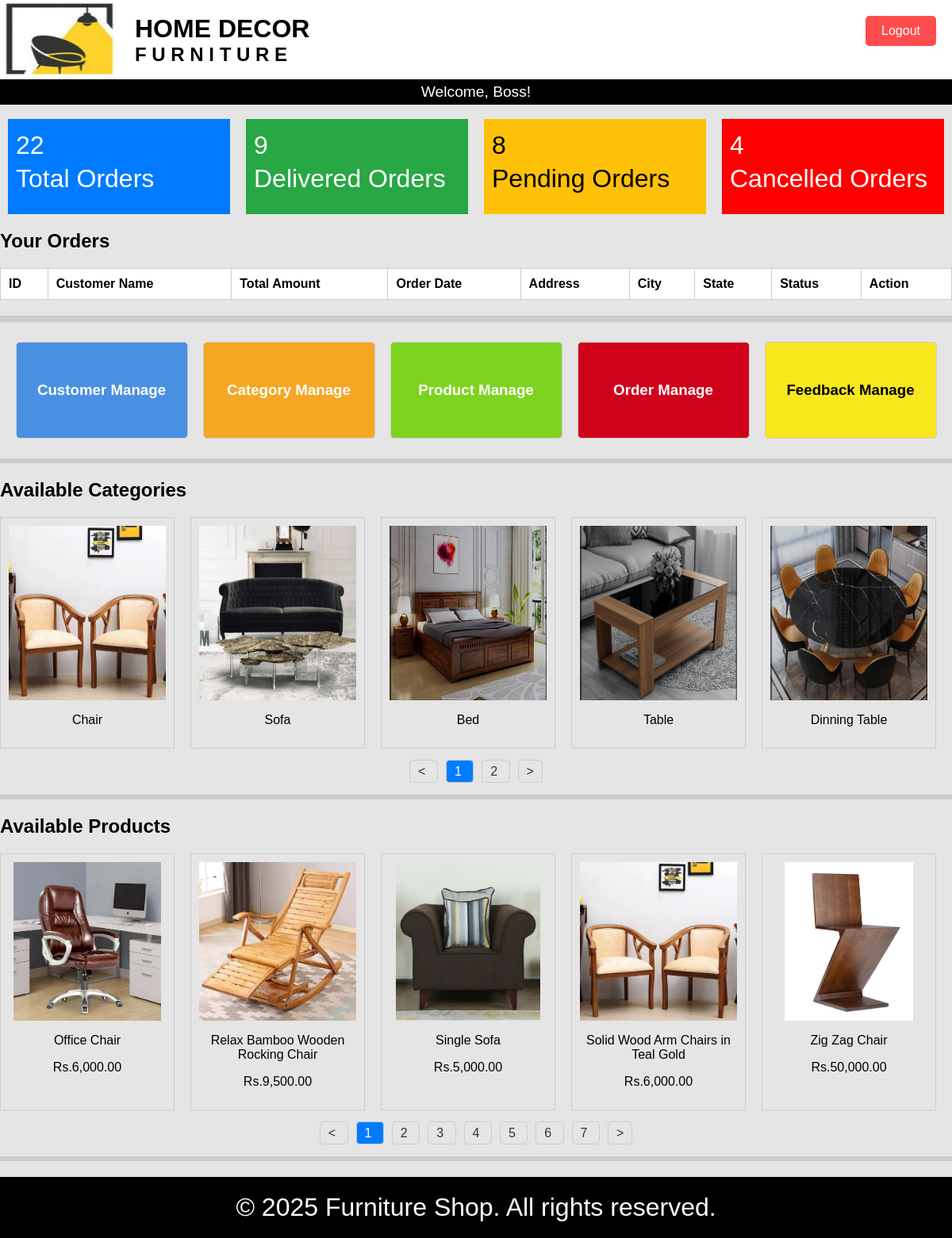
/admin_dash.php (signed in), run on the app's committed database.
### tables this page shows
CREATE TABLE IF NOT EXISTS `category` (
  `id` int NOT NULL AUTO_INCREMENT,
  `name` varchar(50) NOT NULL,
  `img` varchar(255) DEFAULT NULL,
  PRIMARY KEY (`id`)
);

CREATE TABLE IF NOT EXISTS `product` (
  `id` int NOT NULL AUTO_INCREMENT,
  `name` varchar(50) NOT NULL,
  `img` varchar(255) DEFAULT NULL,
  `description` text,
  `price` decimal(10,2) NOT NULL,
  `category_id` int DEFAULT NULL,
  `quantity` int NOT NULL,
  `status` enum('best','normal') NOT NULL DEFAULT 'normal',
  PRIMARY KEY (`id`),
  KEY `category_id` (`category_id`)
);

### admin_dash.php (the view, shortened to what this page needs)
<?php
include 'db.php';
$categoryLimit = 5;
$categoryPage = isset($_GET['category_page']) ? (int)$_GET['category_page'] : 1;
$categoryOffset = ($categoryPage - 1) * $categoryLimit;
$categoryQuery = "SELECT id, name, img FROM category LIMIT $categoryLimit OFFSET $categoryOffset";
$categoryResult = mysqli_query($conn, $categoryQuery);
$totalCategoriesCountQuery = "SELECT COUNT(*) as total FROM category";
$totalCategoriesCount = mysqli_fetch_assoc(mysqli_query($conn, $totalCategoriesCountQuery))['total'];
$totalCategoryPages = ceil($totalCategoriesCount / $categoryLimit);
$productLimit = 5;
$productPage = isset($_GET['product_page']) ? (int)$_GET['product_page'] : 1;
$productOffset = ($productPage - 1) * $productLimit;
$productQuery = "SELECT img, name, price FROM product LIMIT $productLimit OFFSET $productOffset";
$productResult = mysqli_query($conn, $productQuery);
$totalProductsCountQuery = "SELECT COUNT(*) as total FROM product";
$totalProductsCount = mysqli_fetch_assoc(mysqli_query($conn, $totalProductsCountQuery))['total'];
$totalProductPages = ceil($totalProductsCount / $productLimit);
$totalOrdersQuery = "SELECT COUNT(*) as total FROM `order`";
$totalOrders = mysqli_fetch_assoc(mysqli_query($conn, $totalOrdersQuery))['total'];
$deliveredOrdersQuery = "SELECT COUNT(*) as delivered FROM `order` WHERE status = 'delivered'";
$deliveredOrders = mysqli_fetch_assoc(mysqli_query($conn, $deliveredOrdersQuery))['delivered'];
$pendingOrdersQuery = "SELECT COUNT(*) as pending FROM `order` WHERE status = 'pending'";
$pendingOrders = mysqli_fetch_assoc(mysqli_query($conn, $pendingOrdersQuery))['pending'];
$canceledOrdersQuery = "SELECT COUNT(*) as canceled FROM `order` WHERE status = 'cancelled'";
$cancelledOrders = mysqli_fetch_assoc(mysqli_query($conn, $canceledOrdersQuery))['canceled'];
?>
<html>
<head>
    <link rel="stylesheet" href="admincss/admin_style.css">
</head>
<body>
    <header>
        <div class="logo-container">
		<form action="logout.php" method="POST" style="display:inline;">
        <button type="submit" class="logout-button">Logout</button>
          </form>
            <img src="img/icon/shop.jpg" height="100px" width="150px" alt="Logo" />
            <div class="text-container">
                <h1>HOME DECOR</h1>
                <h2>F U R N I T U R E</h2>
            </div>
        </div>
    </header>
<div class="welcome-message">
    <a href="adminProfile_manage.php" style="text-decoration: none; color: inherit;">Welcome, Boss!</a>
</div>
<hr style="border: 4px solid #e5e5e5; margin: 5px 0;">
<div class="order-status-container">
    <div class="order-status blue" onclick="window.location.href='order_manage.php?status=all'">
        <p class="order-number"><?php echo $totalOrders; ?></p>
        <p>Total Orders</p>
    </div>
    <div class="order-status green" onclick="window.location.href='order_manage.php?status=Delivered'">
        <p class="order-number"><?php echo $deliveredOrders; ?></p>
        <p>Delivered Orders</p>
    </div>
    <div class="order-status yellow" onclick="window.location.href='order_manage.php?status=Pending'">
        <p class="order-number"><?php echo $pendingOrders; ?></p>
        <p>Pending Orders</p>
    </div>
    <div class="order-status red" onclick="window.location.href='order_manage.php?status=Cancelled'">
        <p class="order-number"><?php echo $cancelledOrders; ?></p>
        <p>Cancelled Orders</p>
    </div>
</div>
    <h2>Your Orders</h2>
    <table>
        <thead>
            <tr>
                <th>ID</th>
                <th>Customer Name</th>
                <th>Total Amount</th>
                <th>Order Date</th>
                <th>Address</th>
                <th>City</th>
                <th>State</th>
                <th>Status</th>
                <th>Action</th>
            </tr>
        </thead>
    </table>
  <hr style="border: 4px solid #ccc; margin: 20px 0;">
 <div class="container-grid">
    <a href="customer_manage.php" class="container customer-manage">
        <h3>Customer Manage</h3>
    </a>
	<a href="category_manage.php" class="container category-manage">
        <h3>Category Manage</h3>
    </a>
    <a href="product_manage.php" class="container product-manage">
        <h3>Product Manage</h3>
    </a>
    <a href="order_manage.php" class="container order-manage">
        <h3>Order Manage</h3>
    </a>
    <a href="feedback_manage.php" class="container feedback-manage">
        <h3>Feedback Manage</h3>
    </a>
</div>
<hr style="border: 3px solid #ccc; margin: 20px 0;">
<h2>Available Categories</h2>
  <div class="category-grid">
        <?php while ($categoryRow = mysqli_fetch_assoc($categoryResult)): ?>
            <div class="category-box">
                <img src="<?php echo $categoryRow['img']; ?>" alt="<?php echo $categoryRow['name']; ?>">
                <p><?php echo htmlspecialchars($categoryRow['name']); ?></p>
            </div>
        <?php endwhile; ?>
    </div>
    <div class="pagination">
        <a href="?category_page=<?php echo max(1, $categoryPage - 1); ?>"> &lt; </a>
        <?php for ($i = 1; $i <= $totalCategoryPages; $i++): ?>
            <a href="?category_page=<?php echo $i; ?>" class="<?php echo ($i == $categoryPage) ? 'active' : ''; ?>">
                <?php echo $i; ?>
            </a>
        <?php endfor; ?>
        <a href="?category_page=<?php echo min($totalCategoryPages, $categoryPage + 1); ?>"> &gt; </a>
   </div>
<hr style="border: 3px solid #ccc; margin: 20px 0;">
    <h2>Available Products</h2>
   <div class="product-grid">
    <?php while ($row = mysqli_fetch_assoc($productResult)): ?>
        <div class="product-box">
            <img src="<?php echo $row['img']; ?>" alt="<?php echo $row['name']; ?>">
            <p><?php echo htmlspecialchars($row['name']); ?></p>
            <p>Rs.<?php echo number_format($row['price'], 2); ?></p>
        </div>
    <?php endwhile; ?>
    </div>
   <div class="pagination">
    <a href="?product_page=<?php echo max(1, $productPage - 1); ?>"> &lt; </a>
    <?php for ($i = 1; $i <= $totalProductPages; $i++): ?>
        <a href="?product_page=<?php echo $i; ?>" class="<?php echo ($i == $productPage) ? 'active' : ''; ?>">
            <?php echo $i; ?>
        </a>
    <?php endfor; ?>
    <a href="?product_page=<?php echo min($totalProductPages, $productPage + 1); ?>"> &gt; </a>
    </div>
<hr style="border: 3px solid #ccc; margin: 20px 0;">
	<div class="footer">
        <p>© 2025 Furniture Shop. All rights reserved.</p>
    </div>
</body> </html>

### admincss/admin_style.css (style rules this page uses)
body { font-family: Arial, sans-serif; margin: 0; background-color: #e5e5e5; }
.welcome-message { text-align: center; margin: 0; color: white; background-color: black; width: 100%; padding: 5px 0; box-sizing: border-box; font-size: 1.2em; }
.logout-button { background-color: #ff4d4d; color: white; border: none; padding: 10px 20px; cursor: pointer; border-radius: 5px; position: absolute; right: 20px; top: 20px; font-size: 16px; }
header { background: #ffffff; margin: 0; display: flex; align-items: center; justify-content: space-between; }
.logo-container { display: flex; align-items: center; }
.text-container { margin-left: 20px; }
.text-container h1, .text-container h2 { margin: 0; }
.container-grid { display: grid; grid-template-columns: repeat(5, 1fr); margin: 10px; }
.container { cursor: pointer; display: flex; flex-direction: column; justify-content: center; align-items: center; padding: 10px; border: 1px solid #ccc; border-radius: 5px; margin: 5px auto; transition: background-color 0.3s; text-decoration: none; color: white; height: 100px; width: 195px; }
.customer-manage { background-color: #4A90E2; }
.product-manage { background-color: #7ED321; }
.category-manage { background-color: #F5A623; }
.order-manage { background-color: #D0021B; }
.feedback-manage { color: black; background-color: #F8E71C; }
.container h3 { margin: 0; }
.category-grid { display: flex; flex-wrap: wrap; gap: 20px; }
.category-box { border: 1px solid #ccc; padding: 10px; width: calc(20% - 20px); box-sizing: border-box; text-align: center; }
.category-box img { max-width: 100%; height: 220px; }
.product-grid { display: flex; flex-wrap: wrap; gap: 20px; }
.product-box { border: 1px solid #ccc; padding: 10px; width: calc(20% - 20px); box-sizing: border-box; text-align: center; }
.product-box img { max-width: 100%; height: 200px; }
.footer { background-color: #000000; padding: 20px; text-align: center; margin-top: 20px; color: #ffffff; }
.footer p { margin: 0; font-size: 2em; }
.order-status-container { display: flex; justify-content: space-around; margin: 0; }
.order-status { flex: 1; margin: 0 10px; padding: 10px; background-color: #007BFF; color: white; text-align: left; cursor: pointer; transition: transform 0.2s; height: 100px; }
.blue { background-color: #007BFF; }
.green { background-color: #28A745; }
.yellow { color: black; background-color: #FFC107; }
.red { background-color: #ff0000; }
.order-number { font-size: 4em; margin: 0; }
.order-status p { margin: 5px 0 0; font-size: 2em; }
table { width: 100%; border-collapse: collapse; margin-top: 20px; }
th, td { border: 1px solid #ccc; padding: 10px; text-align: left; }
th { background-color: White; }
.pagination { margin-top: 20px; text-align: center; }
.pagination a { margin: 0 5px; text-decoration: none; padding: 5px 10px; border: 1px solid #ccc; border-radius: 5px; color: #333; }
.pagination a.active { background-color: #007bff; color: white; }

### data on the page
category: img (picture), name "Chair"
category: img (picture), name "Sofa"
category: img (picture), name "Bed"
category: img (picture), name "Table"
category: img (picture), name "Dinning Table"
product: img (picture), name "Office Chair", price "6,000.00"
product: img (picture), name "Relax Bamboo Wooden Rocking Chair", price "9,500.00"
product: img (picture), name "Single Sofa", price "5,000.00"
product: img (picture), name "Solid Wood Arm Chairs in Teal Gold", price "6,000.00"
product: img (picture), name "Zig Zag Chair", price "50,000.00"

### other printed values
$totalOrders "22"
$deliveredOrders "9"
$pendingOrders "8"
$cancelledOrders "4"
